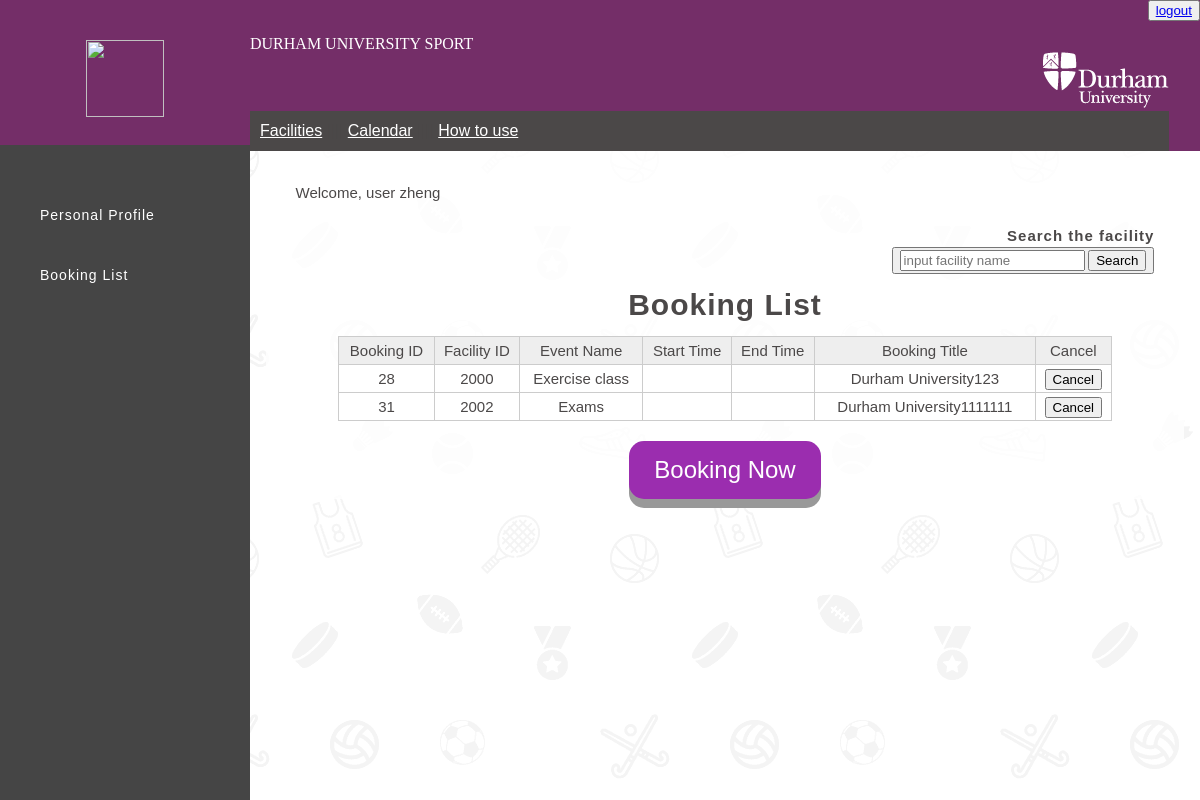
/DurhamSportWebDesign/php/BookingList.php (signed in), run on the app's committed database.
### tables this page shows
CREATE TABLE `booking` (
  `bookingID` int(11) NOT NULL,
  `userID` int(11) NOT NULL,
  `facilityID` int(11) NOT NULL,
  `eventID` int(11) NOT NULL,
  `bookingDate` date NOT NULL,
  `startTime` time NOT NULL,
  `endTime` time NOT NULL,
  `people` int(11) NOT NULL,
  `bookingTitle` text NOT NULL,
  `notes` text NOT NULL
);

CREATE TABLE `event` (
  `eventID` int(11) NOT NULL,
  `eventName` text NOT NULL,
  `eventTimeFrom` time NOT NULL,
  `eventTimeTo` time NOT NULL
);

### DurhamSportWebDesign/php/BookingList.php (the view, shortened to what this page needs)
<?php
if(isset($_SESSION['User']) && $_SESSION['User'] != null){
?>
<!DOCTYPE html>
<html lang="en">
<head>
    <link rel="stylesheet" type="text/css" href="../css/user.css">
</head>
<body>
<header>
    <div class="logo">
        <a href="https://www.teamdurham.com/"><img src="../images/teamdurham.png" height="77" width="78" /></a>
    </div>
    <nav>
        <ul>
            <li><a href="user.php">Personal Profile</a></li>
            <li><a href="BookingList.php">Booking List</a></li>
        </ul>
    </nav>
</header>
<section class="main clearfix">
    <div id="loginsection">
        <p class="logincs"><button class="logoutbtn"><a href="index.php?operate=logout">logout</a></button></p>
        <?php }else{
            header('location:index.php');} ?>
    </div>
    <section class="top">
        <div class="wrapper content_header clearfix">
            <div class="duslogan">
                <p>DURHAM UNIVERSITY SPORT</p>
            </div>
            <div class="logoDU">
                <a href="https://www.teamdurham.com"><img src="../images/dulogowhite.png"  /></a>
            </div>
            <p class="title">
                <a href="userhome.php">Facilities</a> |||| <a href="#">Calendar</a> |||| <a href="#">How to use</a></p>
        </div>
    </section>
    <section class="wrapper">
        <div class="content">
            <p class="title">Welcome, user <?php echo $_SESSION['User']['username']; ?> </p>
            <div align="right">
                <h4>Search the facility</h4>
                <form name="search" method="post" action="userhome.php">
                    <button type="button">
                        <input type="text" name="searchname" placeholder="input facility name"/>
                        <input type="submit" name="searchbtn" VALUE="Search">
                    </button>
                </form>
            </div>
            <center><h1> Booking List </h1></center>
            <form name='form' class="form" action='' method='post'>
            <table>
                <tr>
                    <th>Booking ID</th>
                    <th>Facility ID</th>
                    <th>Event Name</th>
                    <th>Start Time</th>
                    <th>End Time</th>
                    <th>Booking Title</th>
                    <th>Cancel</th>
                </tr>
                <?php
                    $pdo = make_database_connection();
                    $userID=$_SESSION['User']['userID'];
                    $sql = "select * from booking,event WHERE userID= '$userID' and booking.eventID=event.eventID";
                    foreach ($pdo->query($sql) as $row) {
                        echo "<tr>";
                        echo "<td>{$row['bookingID']}</td>";
                        echo "<td>{$row['facilityID']}</td>";
                        echo "<td>{$row['eventName']}</td>";
                        echo "<td>{$row['start']}</td>";
                        echo "<td>{$row['end']}</td>";
                        echo "<td>{$row['bookingTitle']}</td>";
                        echo "<td><input type='submit' id='Cancel' class='login-button' value='Cancel' name='submit' >
                        </td>";
                        echo "</tr>";
                    }
                ?>
            </table>
            </form>
            <div align="center" style="position:relative;top:10px">
                <button class="button">Booking Now</button>
            </div>
        </div>
    </section>
</section>
</body>
</html>

### DurhamSportWebDesign/css/user.css (style rules this page uses)
html, body, div, span iframe, h1, h2, h3, h4, h5, h6, p, img, ol, ul, li, form, label, header, hgroup, menu, nav, section { margin:0; padding:0; border:0; outline:0; font-size:100%; vertical-align:baseline; background:transparent; }
body { line-height:1; background: #fff; }
img { max-width: 100%; }
.wrapper { width: 96.72727272727273%; margin: 0 auto; }
header ul.social li a, .main .work a .caption, header nav ul li a { transition:all .1s linear; -webkit-transition:all .1s linear; -moz-transition:all .1s linear; -o-transition:all .1s linear; }
h1, h2, h3, h4, h5 ,h6 { color: #4b4848; font-family: Arial; letter-spacing: 1px; }
h1 { font-size: 2em; margin: .67em 0 }
h1, h2, h3, h4, h5, h6 { font-weight: bolder }
.clearfix:before, .clearfix:after { content: " "; display: table; }
.clearfix:after { clear: both; }
.clearfix { *zoom: 1; }
@media (min-width:1099px) { header { display: block; position: fixed; top: 0; left: 0; width: 250px; min-height: 100%; padding: 0 0 0 0px; background: #ffffff; float: left; overflow: hidden; z-index: 9999; background:#454545; } }
@media (min-width:1099px) { header .logo { padding-top: 40px; padding-bottom: 25px; text-align:center; background-color: #742E68; } }
@media (min-width:1099px) { header nav ul { display: block; overflow: hidden; margin-top: 40px; list-style: none; } }
@media (min-width:1099px) { header nav ul li { display: block; margin-bottom: 0px; } }
@media (min-width:1099px) { header nav ul li a { color: #ffffff; font-family: arial; font-size: 14px; text-decoration: none; letter-spacing: 1px; line-height: 60px; padding-right: 40px; padding-left: 40px; } }
.main { display: flex; min-height: 100vh; flex-direction: column; width: 100%; height: 100%; padding-left: 250px; -moz-box-sizing: border-box; -webkit-box-sizing: border-box; box-sizing: border-box; position: relative; z-index: 55; background: #f6f6f6; clear: both; background: url('../images/Sports.png') ; background-attachment: fixed; }
#loginsection { width: 100%; overflow: hidden; display: block; position: relative; background: #742e68; }
.top { width: 100%; height: 130px; overflow: hidden; display: block; position: relative; background: #742e68; background-size: cover; -webkit-background-size: cover; -moz-background-size: cover; -o-background-size: cover; background-position: 50% 50%; }
.top .title { display: block; width: 100%; color: #4b4848; font-family: Arial; font-size: 16px; background:#4b4848; padding: 10px; line-height: 20px; margin: 0!important; overflow: hidden; -webkit-box-sizing: border-box; -moz-box-sizing: border-box; -ms-box-sizing: border-box; box-sizing: border-box; }
.top .title > a { margin: 0; color: #fff; }
.duslogan { color: #fff; }
.logoDU { text-align:right; }
.logincs { text-align:right; color:rgba(255, 255, 255, .7); }
.content_header { position: absolute; bottom: 0; margin: 0 auto; }
.content { flex: 1; color: #4b4848; font-family: Arial; font-size: 15px; line-height: 22px; padding: 10px 30px; background: rgba(255, 255, 255, .8); -webkit-box-sizing: border-box; -moz-box-sizing: border-box; -ms-box-sizing: border-box; box-sizing: border-box; }
.content p { color: #4b4848; font-family: Arial; font-size: 15px; line-height: 24px; margin-top: 20px; margin-bottom: 20px; }

### DurhamSportWebDesign/php/BookingList.php (style rules this page uses)
table { width: 90%; background: #ccc; margin: 10px auto; border-collapse: collapse; }
th,td { height: 25px; line-height: 25px; text-align: center; border: 1px solid #ccc; }
th { background: #eee; font-weight: normal; }
tr { background: #fff; }
.button { display: inline-block; padding: 15px 25px; font-size: 24px; cursor: pointer; text-align: center; text-decoration: none; outline: none; color: #fff; background-color: #9b2daf; border: none; border-radius: 15px; box-shadow: 0 9px #999; }

### data on the page
booking: bookingID "28", facilityID "2000", eventID.eventName "Exercise class", bookingTitle "Durham University123"
booking: bookingID "31", facilityID "2002", eventID.eventName "Exams", bookingTitle "Durham University1111111"

### other printed values
$_SESSION['User']['username'] "zheng"
